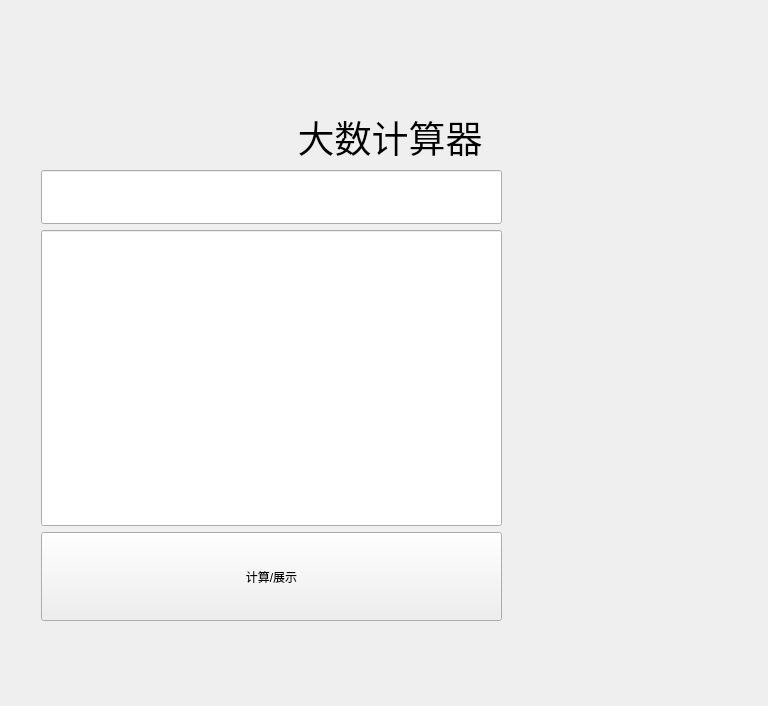
<?xml version="1.0" encoding="UTF-8"?>
<ui version="4.0">
 <class>Form</class>
 <widget class="QWidget" name="Form">
  <property name="geometry">
   <rect>
    <x>0</x>
    <y>0</y>
    <width>768</width>
    <height>706</height>
   </rect>
  </property>
  <property name="windowTitle">
   <string>Form</string>
  </property>
  <widget class="QWidget" name="gridLayoutWidget">
   <property name="geometry">
    <rect>
     <x>41</x>
     <y>110</y>
     <width>461</width>
     <height>511</height>
    </rect>
   </property>
   <property name="styleSheet">
    <string notr="true"/>
   </property>
   <layout class="QGridLayout" name="gridLayout">
    <item row="4" column="0" colspan="2">
     <widget class="QPushButton" name="pushButton_change_mode">
      <property name="sizePolicy">
       <sizepolicy hsizetype="Minimum" vsizetype="Maximum">
        <horstretch>0</horstretch>
        <verstretch>0</verstretch>
       </sizepolicy>
      </property>
      <property name="minimumSize">
       <size>
        <width>0</width>
        <height>89</height>
       </size>
      </property>
      <property name="text">
       <string>计算/展示</string>
      </property>
     </widget>
    </item>
    <item row="0" column="0" colspan="2">
     <widget class="QLabel" name="label">
      <property name="sizePolicy">
       <sizepolicy hsizetype="Preferred" vsizetype="Maximum">
        <horstretch>0</horstretch>
        <verstretch>0</verstretch>
       </sizepolicy>
      </property>
      <property name="minimumSize">
       <size>
        <width>0</width>
        <height>20</height>
       </size>
      </property>
      <property name="font">
       <font>
        <pointsize>28</pointsize>
       </font>
      </property>
      <property name="toolTipDuration">
       <number>-2</number>
      </property>
      <property name="styleSheet">
       <string notr="true">text-align:r;</string>
      </property>
      <property name="text">
       <string>                         大数计算器</string>
      </property>
      <property name="alignment">
       <set>Qt::AlignLeading|Qt::AlignLeft|Qt::AlignVCenter</set>
      </property>
     </widget>
    </item>
    <item row="2" column="0" rowspan="2" colspan="2">
     <widget class="QLineEdit" name="lineEdit_graphy">
      <property name="sizePolicy">
       <sizepolicy hsizetype="Expanding" vsizetype="Minimum">
        <horstretch>0</horstretch>
        <verstretch>0</verstretch>
       </sizepolicy>
      </property>
      <property name="minimumSize">
       <size>
        <width>0</width>
        <height>50</height>
       </size>
      </property>
      <property name="font">
       <font>
        <pointsize>18</pointsize>
       </font>
      </property>
      <property name="styleSheet">
       <string notr="true"/>
      </property>
      <property name="text">
       <string/>
      </property>
     </widget>
    </item>
    <item row="1" column="0" colspan="2">
     <widget class="QLineEdit" name="lineEdit_function">
      <property name="sizePolicy">
       <sizepolicy hsizetype="Minimum" vsizetype="Maximum">
        <horstretch>0</horstretch>
        <verstretch>0</verstretch>
       </sizepolicy>
      </property>
      <property name="minimumSize">
       <size>
        <width>0</width>
        <height>40</height>
       </size>
      </property>
      <property name="maximumSize">
       <size>
        <width>16777215</width>
        <height>16777215</height>
       </size>
      </property>
      <property name="font">
       <font>
        <pointsize>30</pointsize>
       </font>
      </property>
     </widget>
    </item>
   </layout>
  </widget>
 </widget>
 <resources/>
 <connections/>
</ui>
